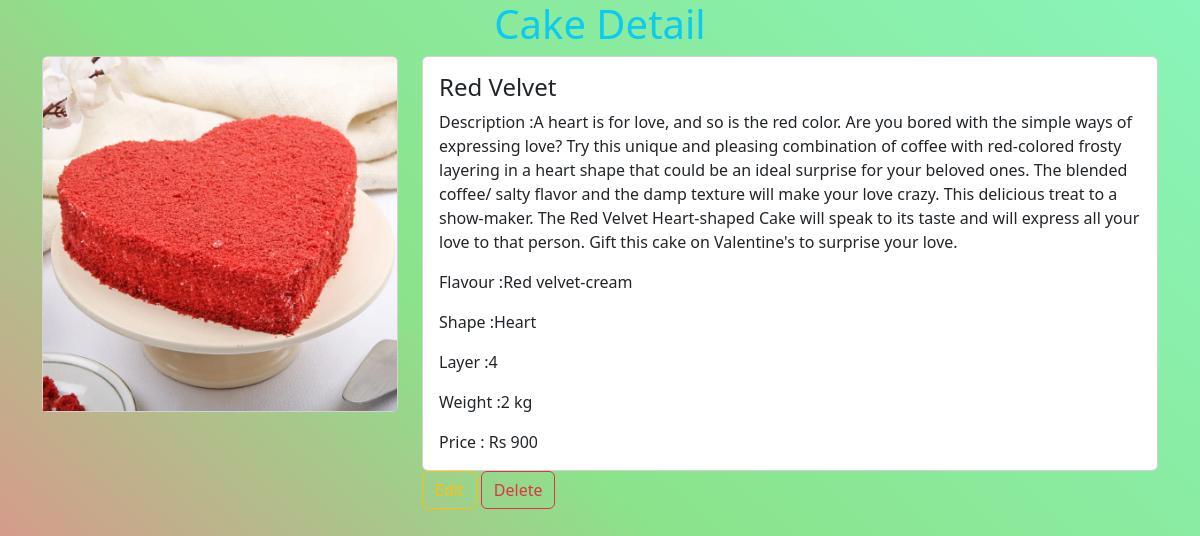
The app's page /cake/3 with its own data.
### myapp/models.py (models this page shows, shortened)
class Cakebox(models.Model):
    name=models.CharField(max_length=250)
    flavour=models.CharField(max_length=200)
    shape=models.CharField(max_length=200)
    price=models.CharField(max_length=200)
    weight=models.CharField(max_length=250)
    layer=models.CharField(max_length=200)
    description=models.CharField(max_length=2550)
    pic=models.ImageField(upload_to="images",null=True,blank=True)

### myapp/views.py (the view)
# urls.py: path("cake/<int:pk>",views.CakeboxDetailsView.as_view(),name="cake-detail"),
class CakeboxDetailsView(View):
    def get(self,request,*args,**kwargs):
        id=kwargs.get("pk")
        qs=Cakebox.objects.get(id=id)
        return render(request,"cake-detail.html",{"cake":qs})

### myapp/templates/cake-detail.html (shortened to what this page needs)
<!DOCTYPE html>
<html lang="en">
<head>
    <link href="https://cdn.jsdelivr.net/npm/bootstrap@5.3.0-alpha1/dist/css/bootstrap.min.css" rel="stylesheet">
</head>
<body>
    <h1 class="text-info text-center">Cake Detail</h1>
      <div class="container">
        <div class="row">
            <div class="col-md-4">
                <div class="card">
                    <img src="{{cake.pic.url}}" class="card-img-top poster-image" alt="Movie Poster">
                </div>
            </div>
            <div class="col-md-8">
                <div class="card">
                    <div class="card-body">
                        <h4 class="card-title">{{cake.name}}</h4>
                        <p class="card-text">Description :{{cake.description}}</p>
                        <p class="card-text">Flavour :{{cake.flavour}}</p>
                        <p class="card-text">Shape :{{cake.shape}}</p>
                        <p class="card-text">Layer :{{cake.layer}}</p>
                        <p class="card-text">Weight :{{cake.weight}}</p>
                        <p class="card-text">Price : Rs {{cake.price}}</p>
                    </div>
                </div>
                <td>
                  <a href="{%url 'cake-edit' cake.id%}" class="btn btn-outline-warning">Edit</a>
                  <a href="{%url 'cake-delete' cake.id%}" class="btn btn-outline-danger">Delete</a>
              </td>
            </div>
        </div>
</body>
</html>

### myapp/templates/cake-detail.html (style rules this page uses)
body { height: 100vh; background-color: #f59c83; background-image: linear-gradient(43deg, #f57d8b 0%, #8be38b 46%, #89f5ba 100%); }

### records on screen
Cakebox: pic (picture), name "Red Velvet", description "A heart is for love, and so is the red color. Are you bored with the simple ways of expressing love? Try this unique and pleasing combination of coffee with red-colored frosty layering in a heart shape that could be an ideal surprise for your beloved ones. The blended coffee/ salty flavor and the damp texture will make your love crazy. This delicious treat to a show-maker. The Red Velvet Heart-shaped Cake will speak to its taste and will express all your love to that person. Gift this cake on Valentine's to surprise your love.", flavour "Red velvet-cream", shape "Heart", layer "4", weight "2 kg", price "900"
